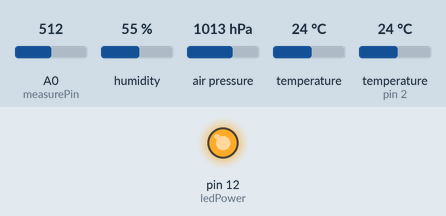
A sketch run on a simulated Arduino Uno, built with avr-gcc and run on an emulated ATmega328P. Shown: output pins drawn as LEDs (lit = HIGH). The test bench sets the inputs (shaded band); at power-on: A0 (measurePin) = 512, humidity 55 %, air pressure 1013 hPa, temperature 24 °C, temperature (sensor on pin 2) 24 °C. What the sketch prints to the serial monitor is not drawn.

Above: at 0.1 s.
Timing chart, 0 to 1.6 s (numbered marks = the images above):
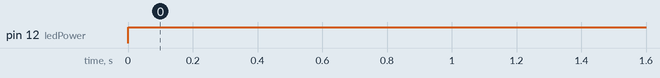

The sketch:

Arduino_sketch.ino
```cpp
#include "DHT.h" //for DHT

#include <Wire.h> // for bmp
#include <Adafruit_BMP085.h> // for bmp

#define DHTPIN 2
#define DHTTYPE DHT22
DHT dht(DHTPIN, DHTTYPE);
Adafruit_BMP085 bmp;
int measurePin = A0;
int ledPower = 12;
unsigned int samplingTime = 280;
unsigned int deltaTime = 40;
unsigned int sleepTime = 9680;
int voMeasured = 0;
float calcVoltage = 0;
float dustDensity = 0;
boolean isbmp = true;
void setup() {
	Serial.begin(9600);
	pinMode(ledPower,OUTPUT);

	dht.begin();
	if(!bmp.begin()){
	isbmp = false;
	}
}
void loop(){
	digitalWrite(ledPower, LOW);
	delayMicroseconds(samplingTime);
	voMeasured = analogRead(measurePin);
	delayMicroseconds(deltaTime);
	digitalWrite(ledPower, HIGH);
	delayMicroseconds(sleepTime);

	calcVoltage = voMeasured * (5.0/1024);
	dustDensity = 0.17 * calcVoltage - 0.1;
	if(dustDensity < 0){
		dustDensity = 0.0;
	}

	float h = dht.readHumidity();
	float t = dht.readTemperature();
	if(isnan(t) || isnan(h)){
      	  Serial.print(0.00);
      	  Serial.print(";");
      	  Serial.print(0.00);
          Serial.print(";");

	}else{
	  Serial.print(h);
	  Serial.print(";");
	  Serial.print(t);
          Serial.print(";");
	}
	if(isbmp){
          Serial.print(bmp.readTemperature());
          Serial.print(";");
          Serial.print(bmp.readPressure());
          Serial.print(";");
        }else{
          Serial.print(0.00);
          Serial.print(";");
          Serial.print(0.00);
          Serial.print(";");
        }
          Serial.print(dustDensity);
          Serial.println();

	delay(1000);
}
```

Measured:
- by itself, pin 12 (ledPower): LOW → HIGH at 0.00 s
